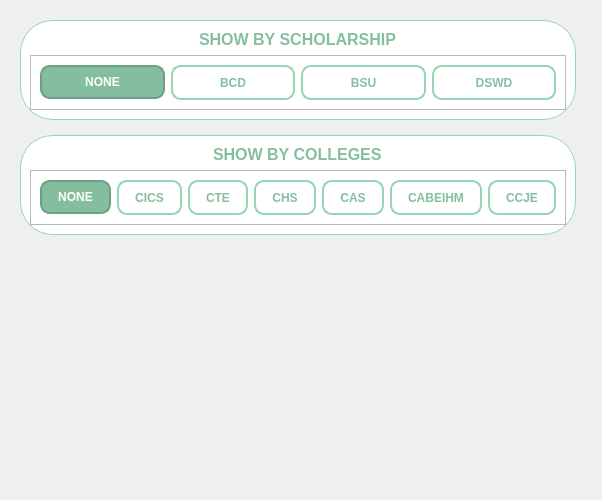
                <widget class="QWidget" name="widget_14" native="true">
                 <property name="minimumSize">
                  <size>
                   <width>0</width>
                   <height>500</height>
                  </size>
                 </property>
                 <property name="sizeIncrement">
                  <size>
                   <width>0</width>
                   <height>0</height>
                  </size>
                 </property>
                 <layout class="QHBoxLayout" name="horizontalLayout_22">
                  <property name="spacing">
                   <number>6</number>
                  </property>
                  <item alignment="Qt::AlignTop">
                   <widget class="QWidget" name="widget_45" native="true">
                    <property name="maximumSize">
                     <size>
                      <width>600</width>
                      <height>16777215</height>
                     </size>
                    </property>
                    <layout class="QVBoxLayout" name="verticalLayout_40">
                     <property name="spacing">
                      <number>15</number>
                     </property>
                     <item>
                      <widget class="QFrame" name="frame_2">
                       <property name="maximumSize">
                        <size>
                         <width>16777215</width>
                         <height>120</height>
                        </size>
                       </property>
                       <property name="styleSheet">
                        <string notr="true">#frame_2 {
	background-color: white;
	border: 1px solid #95d5b2;
	border-radius: 33px;
}

/* --- Base Style for QPushButton (Always applied) --- */
QPushButton {
	/* New base styles provided by the user */
	border: 2px solid #95d5b2;
	border-radius: 10px;
	color: #85be9f; /* A light green text color */
	padding: 8px 16px; /* Added padding for a better button size */
	background-color: white;
	font-weight: bold;
	/* Add a smooth transition for visual effect */
	transition: all 0.2s ease-in-out; 
}

/* --- Hover State (When the mouse is over the button) --- */
QPushButton:hover {
	/* Slightly darken the background to show interaction */
	background-color: #f1f7f0; 
	/* Change the border color to a slightly darker shade */
	border: 2px solid #6d9f86; 
	/* Darken the text color for contrast */
	color: #6d9f86;
	/* Optional: Lift the button slightly using a subtle shadow */
	box-shadow: 0 4px 8px rgba(0, 0, 0, 0.1);
}

/* --- Pressed State (When the button is clicked down) --- */
QPushButton:pressed {
	/* Invert the colors or make them significantly darker */
	background-color: #6d9f86; /* Darker background */
	border-color: #557d6b;
	color: white; /* White text for contrast */
	/* Optional: Remove the shadow to give a &quot;pushed in&quot; effect */
	box-shadow: none;
}


/* --- Checked State (For toggle buttons, when the button is active/toggled) --- */
QPushButton:checked {
	/* Primary Active/Toggled Look */
	background-color: #85be9f; /* Match the text color for a filled look */
	border: 2px solid #6d9f86;
	color: white;
}</string>
                       </property>
                       <property name="frameShape">
                        <enum>QFrame::StyledPanel</enum>
                       </property>
                       <property name="frameShadow">
                        <enum>QFrame::Raised</enum>
                       </property>
                       <layout class="QVBoxLayout" name="verticalLayout_49">
                        <item alignment="Qt::AlignHCenter">
                         <widget class="QLabel" name="label_58">
                          <property name="font">
                           <font>
                            <pointsize>12</pointsize>
                            <weight>75</weight>
                            <bold>true</bold>
                           </font>
                          </property>
                          <property name="styleSheet">
                           <string notr="true">color: rgb(133, 190, 159);</string>
                          </property>
                          <property name="text">
                           <string>SHOW BY SCHOLARSHIP</string>
                          </property>
                         </widget>
                        </item>
                        <item>
                         <widget class="QFrame" name="frame_13">
                          <property name="styleSheet">
                           <string notr="true">QPushButton{
	border: 5px solid #95d5b;
}</string>
                          </property>
                          <property name="frameShape">
                           <enum>QFrame::StyledPanel</enum>
                          </property>
                          <property name="frameShadow">
                           <enum>QFrame::Raised</enum>
                          </property>
                          <layout class="QHBoxLayout" name="horizontalLayout_30">
                           <item>
                            <widget class="QPushButton" name="SNone">
                             <property name="text">
                              <string>NONE</string>
                             </property>
                             <property name="checkable">
                              <bool>true</bool>
                             </property>
                             <property name="checked">
                              <bool>true</bool>
                             </property>
                             <property name="autoExclusive">
                              <bool>true</bool>
                             </property>
                            </widget>
                           </item>
                           <item>
                            <widget class="QPushButton" name="SBCD">
                             <property name="minimumSize">
                              <size>
                               <width>0</width>
                               <height>35</height>
                              </size>
                             </property>
                             <property name="text">
                              <string>BCD</string>
                             </property>
                             <property name="checkable">
                              <bool>true</bool>
                             </property>
                             <property name="autoRepeat">
                              <bool>false</bool>
                             </property>
                             <property name="autoExclusive">
                              <bool>true</bool>
                             </property>
                            </widget>
                           </item>
                           <item>
                            <widget class="QPushButton" name="SBSU">
                             <property name="minimumSize">
                              <size>
                               <width>0</width>
                               <height>35</height>
                              </size>
                             </property>
                             <property name="text">
                              <string>BSU</string>
                             </property>
                             <property name="checkable">
                              <bool>true</bool>
                             </property>
                             <property name="autoExclusive">
                              <bool>true</bool>
                             </property>
                            </widget>
                           </item>
                           <item>
                            <widget class="QPushButton" name="SDSWD">
                             <property name="minimumSize">
                              <size>
                               <width>0</width>
                               <height>35</height>
                              </size>
                             </property>
                             <property name="text">
                              <string>DSWD</string>
                             </property>
                             <property name="checkable">
                              <bool>true</bool>
                             </property>
                             <property name="autoExclusive">
                              <bool>true</bool>
                             </property>
                            </widget>
                           </item>
                          </layout>
                         </widget>
                        </item>
                       </layout>
                      </widget>
                     </item>
                     <item>
                      <widget class="QFrame" name="frame_12">
                       <property name="maximumSize">
                        <size>
                         <width>16777215</width>
                         <height>120</height>
                        </size>
                       </property>
                       <property name="styleSheet">
                        <string notr="true">#frame_12 {
	background-color: white;
	border: 1px solid #95d5b2;
	border-radius: 33px;
}

/* --- Base Style for QPushButton (Always applied) --- */
QPushButton {
	/* New base styles provided by the user */
	border: 2px solid #95d5b2;
	border-radius: 10px;
	color: #85be9f; /* A light green text color */
	padding: 8px 16px; /* Added padding for a better button size */
	background-color: white;
	font-weight: bold;
	/* Add a smooth transition for visual effect */
	transition: all 0.2s ease-in-out; 
}

/* --- Hover State (When the mouse is over the button) --- */
QPushButton:hover {
	/* Slightly darken the background to show interaction */
	background-color: #f1f7f0; 
	/* Change the border color to a slightly darker shade */
	border: 2px solid #6d9f86; 
	/* Darken the text color for contrast */
	color: #6d9f86;
	/* Optional: Lift the button slightly using a subtle shadow */
	box-shadow: 0 4px 8px rgba(0, 0, 0, 0.1);
}

/* --- Pressed State (When the button is clicked down) --- */
QPushButton:pressed {
	/* Invert the colors or make them significantly darker */
	background-color: #6d9f86; /* Darker background */
	border-color: #557d6b;
	color: white; /* White text for contrast */
	/* Optional: Remove the shadow to give a &quot;pushed in&quot; effect */
	box-shadow: none;
}


/* --- Checked State (For toggle buttons, when the button is active/toggled) --- */
QPushButton:checked {
	/* Primary Active/Toggled Look */
	background-color: #85be9f; /* Match the text color for a filled look */
	border: 2px solid #6d9f86;
	color: white;
}</string>
                       </property>
                       <property name="frameShape">
                        <enum>QFrame::StyledPanel</enum>
                       </property>
                       <property name="frameShadow">
                        <enum>QFrame::Raised</enum>
                       </property>
                       <layout class="QVBoxLayout" name="verticalLayout_50">
                        <item alignment="Qt::AlignHCenter">
                         <widget class="QLabel" name="label_59">
                          <property name="font">
                           <font>
                            <pointsize>12</pointsize>
                            <weight>75</weight>
                            <bold>true</bold>
                           </font>
                          </property>
                          <property name="styleSheet">
                           <string notr="true">color: rgb(133, 190, 159);</string>
                          </property>
                          <property name="text">
                           <string>SHOW BY COLLEGES</string>
                          </property>
                         </widget>
                        </item>
                        <item>
                         <widget class="QFrame" name="frame_14">
                          <property name="frameShape">
                           <enum>QFrame::StyledPanel</enum>
                          </property>
                          <property name="frameShadow">
                           <enum>QFrame::Raised</enum>
                          </property>
                          <layout class="QHBoxLayout" name="horizontalLayout_31">
                           <item>
                            <widget class="QPushButton" name="SNONE">
                             <property name="text">
                              <string>NONE</string>
                             </property>
                             <property name="checkable">
                              <bool>true</bool>
                             </property>
                             <property name="checked">
                              <bool>true</bool>
                             </property>
                             <property name="autoExclusive">
                              <bool>true</bool>
                             </property>
                            </widget>
                           </item>
                           <item>
                            <widget class="QPushButton" name="SCICS">
                             <property name="minimumSize">
                              <size>
                               <width>0</width>
                               <height>35</height>
                              </size>
                             </property>
                             <property name="text">
                              <string>CICS</string>
                             </property>
                             <property name="checkable">
                              <bool>true</bool>
                             </property>
                             <property name="autoExclusive">
                              <bool>true</bool>
                             </property>
                            </widget>
                           </item>
                           <item>
                            <widget class="QPushButton" name="SCTE">
                             <property name="minimumSize">
                              <size>
                               <width>0</width>
                               <height>35</height>
                              </size>
                             </property>
                             <property name="text">
                              <string>CTE</string>
                             </property>
                             <property name="checkable">
                              <bool>true</bool>
                             </property>
                             <property name="autoExclusive">
                              <bool>true</bool>
                             </property>
                            </widget>
                           </item>
                           <item>
                            <widget class="QPushButton" name="SCHS">
                             <property name="minimumSize">
                              <size>
                               <width>0</width>
                               <height>35</height>
                              </size>
                             </property>
                             <property name="text">
                              <string>CHS</string>
                             </property>
                             <property name="checkable">
                              <bool>true</bool>
                             </property>
                             <property name="autoExclusive">
                              <bool>true</bool>
                             </property>
                            </widget>
                           </item>
                           <item>
                            <widget class="QPushButton" name="SCAS">
                             <property name="minimumSize">
                              <size>
                               <width>0</width>
                               <height>35</height>
                              </size>
                             </property>
                             <property name="text">
                              <string>CAS</string>
                             </property>
                             <property name="checkable">
                              <bool>true</bool>
                             </property>
                             <property name="autoExclusive">
                              <bool>true</bool>
                             </property>
                            </widget>
                           </item>
                           <item>
                            <widget class="QPushButton" name="SCAB">
                             <property name="minimumSize">
                              <size>
                               <width>0</width>
                               <height>35</height>
                              </size>
                             </property>
                             <property name="text">
                              <string>CABEIHM</string>
                             </property>
                             <property name="checkable">
                              <bool>true</bool>
                             </property>
                             <property name="autoExclusive">
                              <bool>true</bool>
                             </property>
                            </widget>
                           </item>
                           <item>
                            <widget class="QPushButton" name="SCCJE">
                             <property name="minimumSize">
                              <size>
                               <width>0</width>
                               <height>35</height>
                              </size>
                             </property>
                             <property name="text">
                              <string>CCJE</string>
                             </property>
                             <property name="checkable">
                              <bool>true</bool>
                             </property>
                             <property name="autoExclusive">
                              <bool>true</bool>
                             </property>
                            </widget>
                           </item>
                          </layout>
                         </widget>
                        </item>
                       </layout>
                      </widget>
                     </item>
                    </layout>
                   </widget>
                  </item>
                  <item>
                   <widget class="QWidget" name="dashboardBar4" native="true">
                    <property name="styleSheet">
                     <string notr="true">#dashboardBar4 {
	background-color: rgb(219, 239, 225);
	border: 1px solid #95d5b2;
	border-radius: 33px;
}</string>
                    </property>
                   </widget>
                  </item>
                 </layout>
                </widget>
